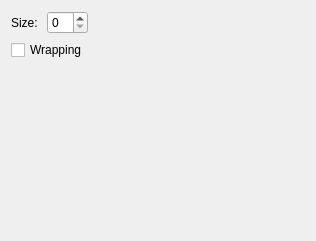
<?xml version="1.0" encoding="UTF-8"?>
<ui version="4.0">
 <class>CustomGameConfig</class>
 <widget class="QWidget" name="CustomGameConfig">
  <property name="geometry">
   <rect>
    <x>0</x>
    <y>0</y>
    <width>316</width>
    <height>241</height>
   </rect>
  </property>
  <layout class="QGridLayout">
   <item row="0" column="2">
    <spacer>
     <property name="orientation">
      <enum>Qt::Horizontal</enum>
     </property>
     <property name="sizeHint" stdset="0">
      <size>
       <width>40</width>
       <height>20</height>
      </size>
     </property>
    </spacer>
   </item>
   <item row="2" column="1">
    <spacer>
     <property name="orientation">
      <enum>Qt::Vertical</enum>
     </property>
     <property name="sizeHint" stdset="0">
      <size>
       <width>20</width>
       <height>40</height>
      </size>
     </property>
    </spacer>
   </item>
   <item row="0" column="1">
    <widget class="KIntSpinBox" name="kcfg_Size"/>
   </item>
   <item row="0" column="0">
    <widget class="QLabel" name="label">
     <property name="text">
      <string>Size:</string>
     </property>
    </widget>
   </item>
   <item row="1" column="0" colspan="2">
    <widget class="QCheckBox" name="kcfg_Wrapping">
     <property name="toolTip">
      <string>Wrap from left to right and from top to bottom</string>
     </property>
     <property name="text">
      <string>Wrapping</string>
     </property>
    </widget>
   </item>
  </layout>
 </widget>
 <customwidgets>
  <customwidget>
   <class>KIntSpinBox</class>
   <extends>QSpinBox</extends>
   <header>knuminput.h</header>
  </customwidget>
 </customwidgets>
 <resources/>
 <connections/>
</ui>
